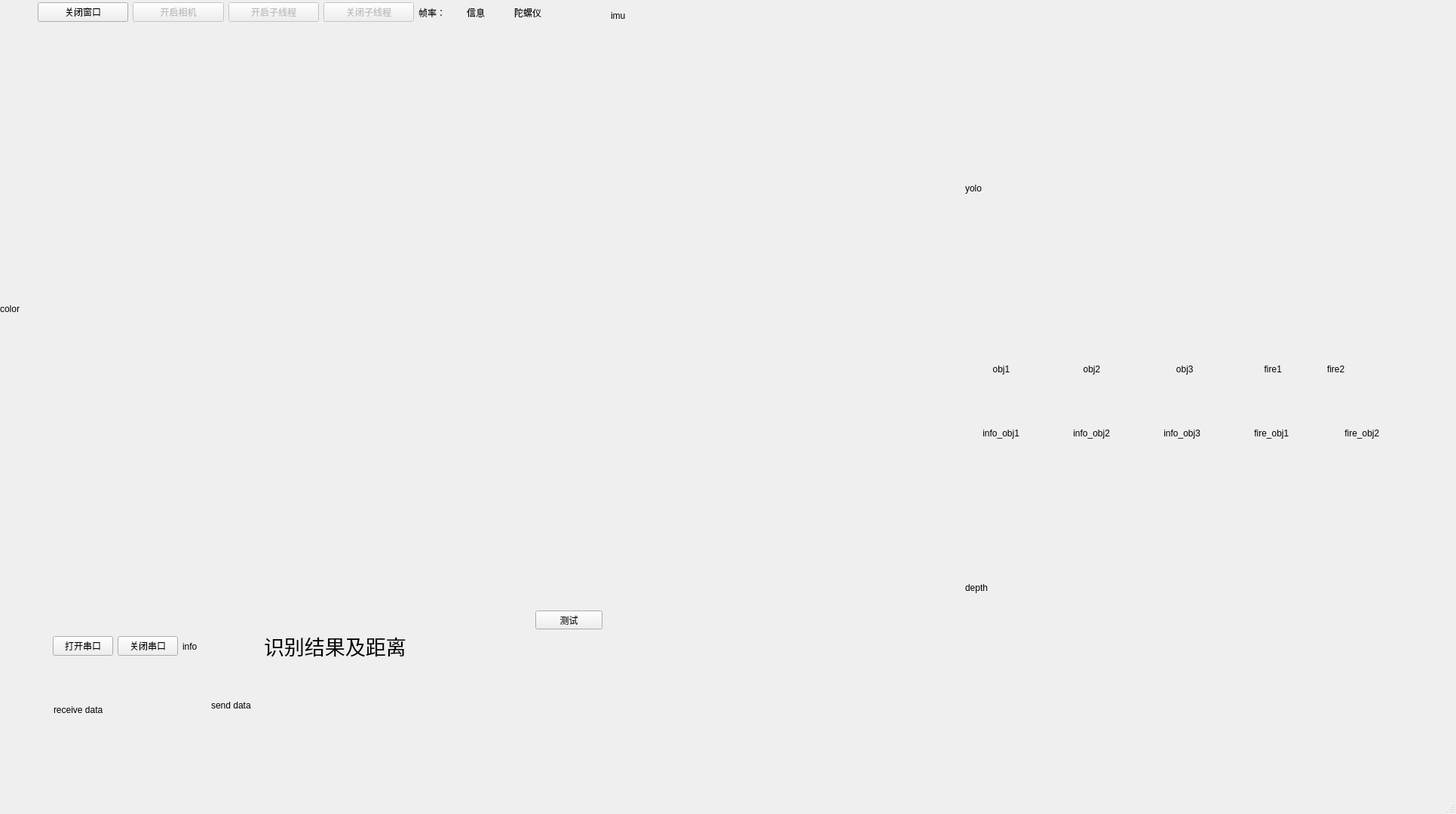
<?xml version="1.0" encoding="UTF-8"?>
<ui version="4.0">
 <class>MainWindow</class>
 <widget class="QMainWindow" name="MainWindow">
  <property name="geometry">
   <rect>
    <x>0</x>
    <y>0</y>
    <width>1931</width>
    <height>1080</height>
   </rect>
  </property>
  <property name="windowTitle">
   <string>MainWindow</string>
  </property>
  <widget class="QWidget" name="centralwidget">
   <widget class="QLabel" name="ShowLabel">
    <property name="geometry">
     <rect>
      <x>0</x>
      <y>50</y>
      <width>1280</width>
      <height>720</height>
     </rect>
    </property>
    <property name="text">
     <string>color</string>
    </property>
   </widget>
   <widget class="QLabel" name="yolo_label">
    <property name="geometry">
     <rect>
      <x>1280</x>
      <y>70</y>
      <width>640</width>
      <height>360</height>
     </rect>
    </property>
    <property name="text">
     <string>yolo</string>
    </property>
   </widget>
   <widget class="QLabel" name="depth_label">
    <property name="geometry">
     <rect>
      <x>1280</x>
      <y>600</y>
      <width>640</width>
      <height>360</height>
     </rect>
    </property>
    <property name="text">
     <string>depth</string>
    </property>
   </widget>
   <widget class="QWidget" name="layoutWidget">
    <property name="geometry">
     <rect>
      <x>50</x>
      <y>0</y>
      <width>752</width>
      <height>33</height>
     </rect>
    </property>
    <layout class="QHBoxLayout" name="horizontalLayout_3">
     <item>
      <widget class="QPushButton" name="close_button">
       <property name="text">
        <string>关闭窗口</string>
       </property>
      </widget>
     </item>
     <item>
      <widget class="QPushButton" name="open_camera">
       <property name="enabled">
        <bool>false</bool>
       </property>
       <property name="text">
        <string>开启相机</string>
       </property>
      </widget>
     </item>
     <item>
      <widget class="QPushButton" name="thread_open">
       <property name="enabled">
        <bool>false</bool>
       </property>
       <property name="text">
        <string>开启子线程</string>
       </property>
      </widget>
     </item>
     <item>
      <widget class="QPushButton" name="thread_close">
       <property name="enabled">
        <bool>false</bool>
       </property>
       <property name="text">
        <string>关闭子线程</string>
       </property>
      </widget>
     </item>
     <item>
      <layout class="QHBoxLayout" name="horizontalLayout">
       <item>
        <widget class="QLabel" name="label_fps">
         <property name="text">
          <string>帧率：</string>
         </property>
        </widget>
       </item>
       <item>
        <widget class="QLabel" name="info_lab">
         <property name="text">
          <string>信息</string>
         </property>
        </widget>
       </item>
      </layout>
     </item>
     <item>
      <layout class="QHBoxLayout" name="horizontalLayout_2">
       <item>
        <widget class="QLabel" name="label_2">
         <property name="text">
          <string>陀螺仪</string>
         </property>
        </widget>
       </item>
      </layout>
     </item>
    </layout>
   </widget>
   <widget class="QLabel" name="result_label">
    <property name="geometry">
     <rect>
      <x>1280</x>
      <y>430</y>
      <width>640</width>
      <height>150</height>
     </rect>
    </property>
    <property name="text">
     <string/>
    </property>
   </widget>
   <widget class="QLabel" name="imu_label">
    <property name="geometry">
     <rect>
      <x>810</x>
      <y>10</y>
      <width>321</width>
      <height>21</height>
     </rect>
    </property>
    <property name="text">
     <string>imu</string>
    </property>
   </widget>
   <widget class="QLabel" name="receive_data_label">
    <property name="geometry">
     <rect>
      <x>71</x>
      <y>881</y>
      <width>181</width>
      <height>121</height>
     </rect>
    </property>
    <property name="text">
     <string>receive data</string>
    </property>
   </widget>
   <widget class="QLabel" name="send_data_label">
    <property name="geometry">
     <rect>
      <x>280</x>
      <y>880</y>
      <width>501</width>
      <height>111</height>
     </rect>
    </property>
    <property name="text">
     <string>send data</string>
    </property>
   </widget>
   <widget class="QWidget" name="layoutWidget">
    <property name="geometry">
     <rect>
      <x>70</x>
      <y>840</y>
      <width>243</width>
      <height>35</height>
     </rect>
    </property>
    <layout class="QHBoxLayout" name="horizontalLayout_5">
     <item>
      <layout class="QHBoxLayout" name="horizontalLayout_4">
       <item>
        <widget class="QPushButton" name="open_serial_button">
         <property name="text">
          <string>打开串口</string>
         </property>
        </widget>
       </item>
       <item>
        <widget class="QPushButton" name="close_serial_button">
         <property name="text">
          <string>关闭串口</string>
         </property>
        </widget>
       </item>
       <item>
        <widget class="QLabel" name="info_serial">
         <property name="text">
          <string>info</string>
         </property>
        </widget>
       </item>
      </layout>
     </item>
    </layout>
   </widget>
   <widget class="QLabel" name="info_result">
    <property name="geometry">
     <rect>
      <x>350</x>
      <y>816</y>
      <width>311</width>
      <height>81</height>
     </rect>
    </property>
    <property name="font">
     <font>
      <family>Suruma</family>
      <pointsize>20</pointsize>
     </font>
    </property>
    <property name="text">
     <string>识别结果及距离</string>
    </property>
   </widget>
   <widget class="QLabel" name="label_obj1">
    <property name="geometry">
     <rect>
      <x>1280</x>
      <y>430</y>
      <width>120</width>
      <height>120</height>
     </rect>
    </property>
    <property name="text">
     <string>           obj1</string>
    </property>
   </widget>
   <widget class="QLabel" name="label_obj2">
    <property name="geometry">
     <rect>
      <x>1400</x>
      <y>430</y>
      <width>120</width>
      <height>120</height>
     </rect>
    </property>
    <property name="text">
     <string>           obj2</string>
    </property>
   </widget>
   <widget class="QLabel" name="label_obj3">
    <property name="geometry">
     <rect>
      <x>1520</x>
      <y>430</y>
      <width>120</width>
      <height>120</height>
     </rect>
    </property>
    <property name="text">
     <string>            obj3</string>
    </property>
   </widget>
   <widget class="QLabel" name="fire1">
    <property name="geometry">
     <rect>
      <x>1640</x>
      <y>430</y>
      <width>120</width>
      <height>120</height>
     </rect>
    </property>
    <property name="text">
     <string>           fire1</string>
    </property>
   </widget>
   <widget class="QLabel" name="fire2">
    <property name="geometry">
     <rect>
      <x>1760</x>
      <y>430</y>
      <width>120</width>
      <height>120</height>
     </rect>
    </property>
    <property name="text">
     <string>fire2</string>
    </property>
   </widget>
   <widget class="QLabel" name="info_obj1">
    <property name="geometry">
     <rect>
      <x>1280</x>
      <y>550</y>
      <width>120</width>
      <height>50</height>
     </rect>
    </property>
    <property name="text">
     <string>       info_obj1</string>
    </property>
   </widget>
   <widget class="QLabel" name="info_obj2">
    <property name="geometry">
     <rect>
      <x>1400</x>
      <y>550</y>
      <width>120</width>
      <height>50</height>
     </rect>
    </property>
    <property name="text">
     <string>       info_obj2</string>
    </property>
   </widget>
   <widget class="QLabel" name="info_obj3">
    <property name="geometry">
     <rect>
      <x>1520</x>
      <y>550</y>
      <width>120</width>
      <height>50</height>
     </rect>
    </property>
    <property name="text">
     <string>       info_obj3</string>
    </property>
   </widget>
   <widget class="QLabel" name="info_obj4">
    <property name="geometry">
     <rect>
      <x>1640</x>
      <y>550</y>
      <width>120</width>
      <height>50</height>
     </rect>
    </property>
    <property name="text">
     <string>       fire_obj1</string>
    </property>
   </widget>
   <widget class="QLabel" name="info_obj5">
    <property name="geometry">
     <rect>
      <x>1760</x>
      <y>550</y>
      <width>120</width>
      <height>50</height>
     </rect>
    </property>
    <property name="text">
     <string>       fire_obj2</string>
    </property>
   </widget>
   <widget class="QPushButton" name="testButton">
    <property name="geometry">
     <rect>
      <x>710</x>
      <y>810</y>
      <width>89</width>
      <height>25</height>
     </rect>
    </property>
    <property name="text">
     <string>测试</string>
    </property>
   </widget>
  </widget>
  <widget class="QMenuBar" name="menubar">
   <property name="geometry">
    <rect>
     <x>0</x>
     <y>0</y>
     <width>1931</width>
     <height>28</height>
    </rect>
   </property>
  </widget>
  <widget class="QStatusBar" name="statusbar"/>
 </widget>
 <resources/>
 <connections>
  <connection>
   <sender>close_button</sender>
   <signal>clicked()</signal>
   <receiver>MainWindow</receiver>
   <slot>close()</slot>
   <hints>
    <hint type="sourcelabel">
     <x>170</x>
     <y>59</y>
    </hint>
    <hint type="destinationlabel">
     <x>619</x>
     <y>155</y>
    </hint>
   </hints>
  </connection>
 </connections>
 <slots>
  <slot>show_pic_click()</slot>
  <slot>open_thread()</slot>
 </slots>
</ui>
